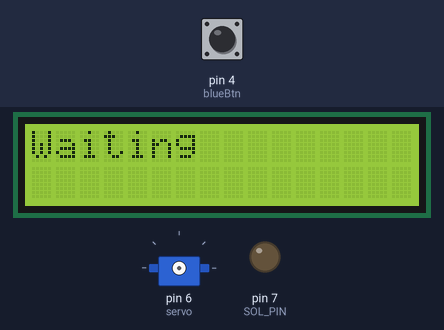
Bench run of a sketch on a simulated Arduino Uno, built with avr-gcc and run on an emulated ATmega328P. Parts: 16×2 character LCD, servo, output pins drawn as LEDs (lit = HIGH). The inputs (shaded band) are chosen by the test bench; at power-on: pin 4 (blueBtn) HIGH. What the sketch prints to the serial monitor is not drawn.

Above: at 1.2 s.
1.3 s: pin 4 (blueBtn) pulled LOW for 0.15 s
At 4.2 s:
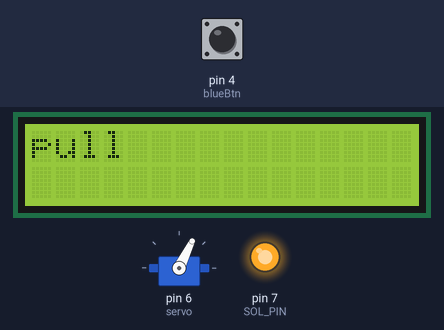
At 5.8 s:
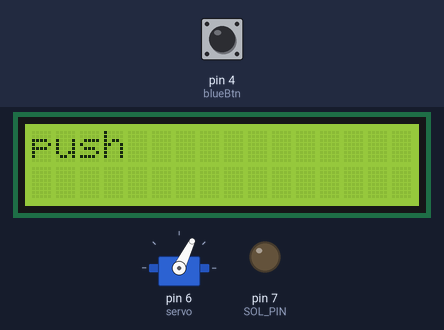
Timing chart, 0 to 11.3 s (numbered marks = the images above; inputs shaded):
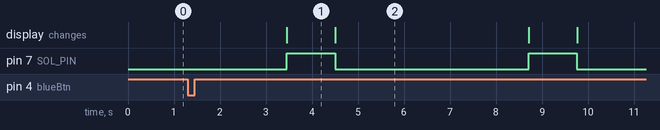

Measured:
- after the input at 1.3 s, pin 7 (SOL_PIN): alternates HIGH for 1.1 s and LOW for 4.2 s, starting after 2.2 s; the display: changes after 2.2 s (image 1)
- what the display in image 1 shows lasts 1.0 s, from 3.5 s to 4.5 s

The sketch:

Cancrusher.ino
```cpp
#include <LiquidCrystal.h>
#include <Servo.h>
int num = 0;

int SOL_PIN = 7;
int SOL_OUT = 8;
int wheel;

int blueState = 0;
int yellowState = 0;
int blueBtn = 4;
int yellowBtn = 5;

Servo servo;
bool active;
int count;

// LCD
LiquidCrystal lcd(8, 13, 9, 10, 11, 12);


void setup() {
  // put your setup code here, to run once:

  pinMode(blueBtn, INPUT);
  pinMode(yellowBtn, INPUT);
  pinMode(SOL_PIN, OUTPUT);
  Serial.begin(115200);
  active = false;
  lcd.begin(16, 2);
  lcd.print("Waiting");
  count = 0;
}

void loop() {
  // put your main code here, to run repeatedly:

  blueState = digitalRead(blueBtn);

  if(blueState == LOW){
    active = true;

  }

  while(active){

    spin();
    delay(2000);
    can();
}


}

void spin() {
  servo.attach(6);
  servo.writeMicroseconds(1200);
  delay(150);
  servo.detach();
}

void can(){
  digitalWrite(SOL_PIN, HIGH);
  Serial.println("Pulling");
  print("pull");
  delay(1000);

  digitalWrite(SOL_PIN, LOW);
  Serial.println("Pushing");
  print("push");
  delay(2000);
  count++;

  // while(Serial.available()) {
  //       num = Serial.parseInt();
  // }

  // if(blueState == LOW){

  // }

  // if(num == 1){ // Pull In
  //   digitalWrite(SOL_PIN, HIGH);
  //   Serial.println("Pulling In");
  // }

  // else if(num == 0){ // Pull Out

  //   digitalWrite(SOL_PIN, LOW);
  //   Serial.println("Pushing Out");
  // }

}

void print(String str){
   lcd.clear();
   lcd.setCursor(0,0);
   lcd.print(str);
   delay(50);
}
```
